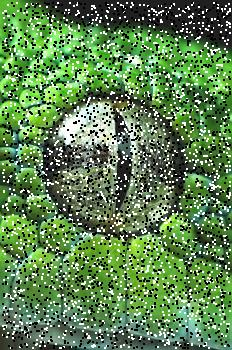
#> input picture 02_Tratamiento de imágenes en el dominio del espacio/0202_Mejoramiento empleando operaciones aritméticas y lógicas/imagenes/salt_and-pepper_noise.jpg, 232 x 350 px
$ python SalPimienta.py
#> lines starting #> are read from the running program, lines starting #| are printed output that depends on the picture
#Descripcion del problema: se requiere limpiar o reducir el ruido en una imagen con ruido impulsional o sal y pimienta
#Objetivo: reducir el rudio de sal y pimienta de una imagen aplicando el filtro de la media por medio de convolucion

from PIL import Image, ImageFilter
i=0

#ENTRADA: Imagen con ruido impulsional .jpg
foto = Image.open('./imagenes/salt_and-pepper_noise.jpg')
#> foto is the input picture: PIL image 232x350 RGB; mean R, G, B 94.4, 130.2, 82.8

#a una nueva variable le asigno mi imagen aplicandole el filtro de la media
nuevaImagen = foto.filter(ImageFilter.MedianFilter(size=3))
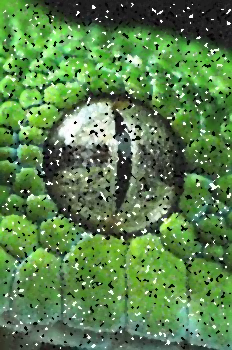
#> nuevaImagen: PIL image 232x350 RGB; mean R, G, B 90.3, 129.7, 77.1

while i <  6:
    #Aplico el filtro de la media a la nueva imagen y la guardo
    nuevaImagen = nuevaImagen.filter(ImageFilter.MedianFilter(size=3))
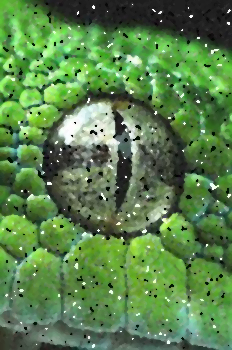
#> nuevaImagen: PIL image 232x350 RGB; mean R, G, B 89.6, 129.9, 75.9

    #SALIDA: Imagen .jpg con menor reuido despues de aplicar el filtro de la media
    nuevaImagen.save('./imagenes/imagenLimpia' + str(i) + '.jpg')
    Image.open('./imagenes/imagenLimpia' + str(i) + '.jpg').show()
    i += 1

foto.close()

nuevaImagen.close()
